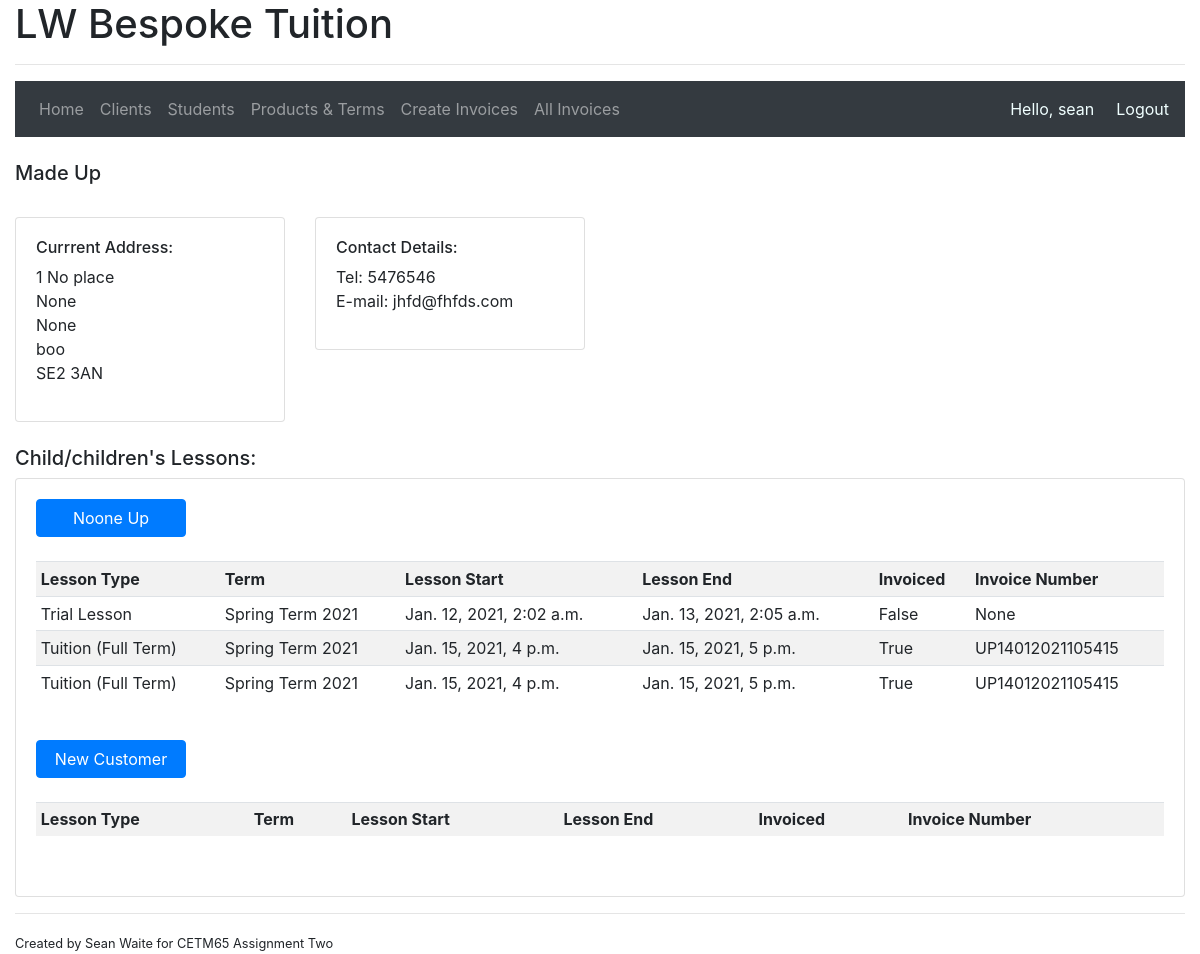
The app's page /yourinfo/2 (signed in), older data.
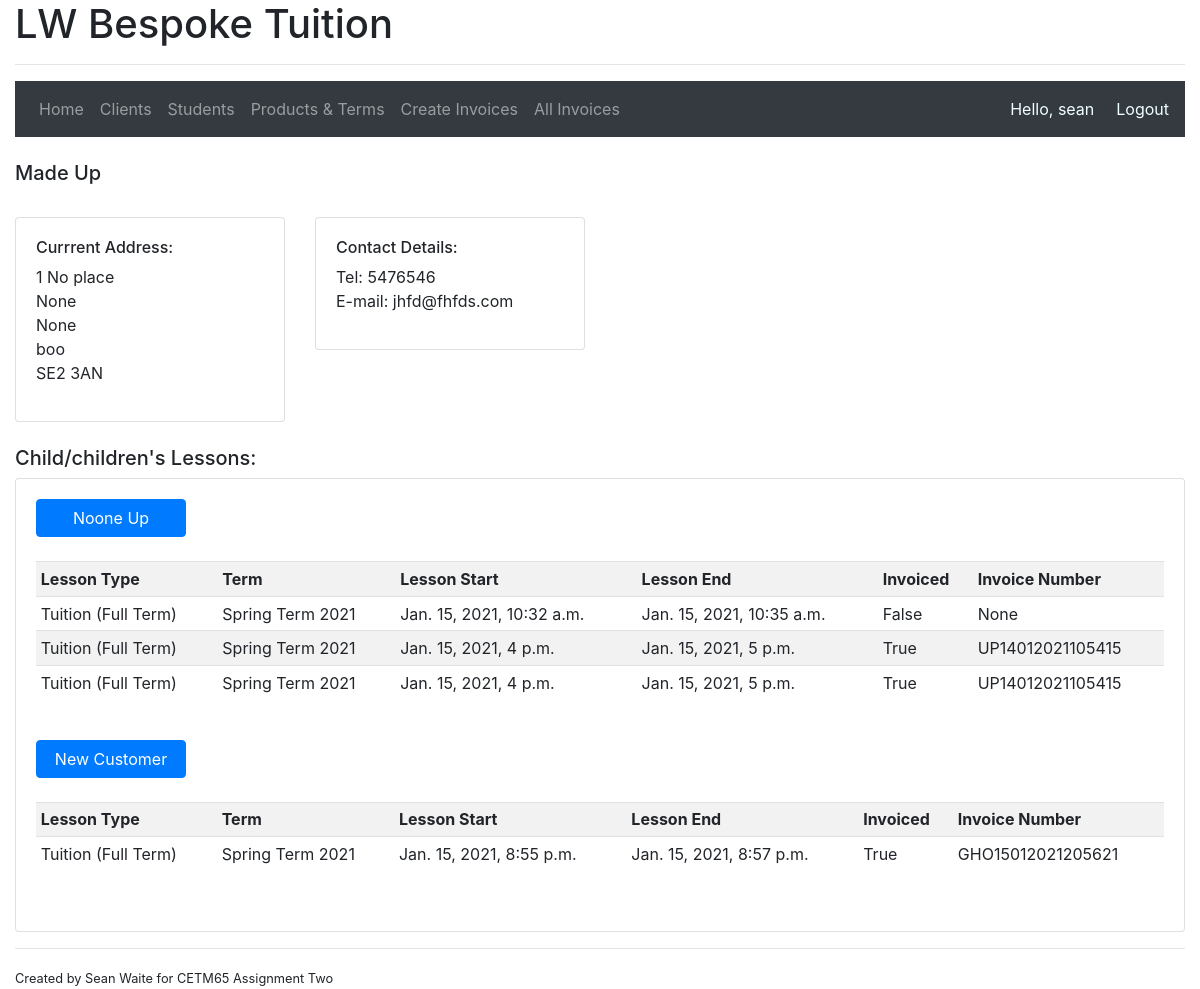
The same page, newer data.
### accounts/models.py (models this page shows, shortened)
class Address(models.Model):
    client = models.ForeignKey(Client, related_name='address', on_delete=models.CASCADE)
    line_one = models.CharField('Address Line One', max_length=100)
    line_two = models.CharField('Address Line Two', max_length=100, null=True, blank=True)
    line_three = models.CharField('Address Line Three', max_length=100, null=True, blank=True)
    town = models.CharField('Town/City', max_length=100)
    postcode = models.CharField(max_length=10)
    effective_from_date = models.DateField(default=now)
    effective_to_date = models.DateField(null=True, blank=True)
    date_inserted = models.DateTimeField(auto_now_add=True)
    class Meta:
        verbose_name = 'Address Details'
        verbose_name_plural = 'Address Details'

class ContactDetails(models.Model):
    client = models.ForeignKey(Client, related_name='contacts', on_delete=models.CASCADE)
    contact_number = models.CharField(max_length=15, validators=[numbers_only])
    email_address = models.CharField(max_length=100, validators=[validate_email], unique=True)
    class Meta:
        verbose_name = 'Contact Details'
        verbose_name_plural = 'Contact Details'

class Student(models.Model):
    YEAR_1 = 1
    YEAR_2 = 2
    YEAR_3 = 3
    YEAR_4 = 4
    YEAR_5 = 5
    YEAR_6 = 6
    YEAR_7 = 7
    YEAR_8 = 8
    YEAR_9 = 9
    YEAR_10 = 10
    YEAR_11 = 11
    NO_SCHOOL = 0
    SCHOOL_YEAR_CHOICES = (
        (YEAR_1, 'Year 1'),
        (YEAR_2, 'Year 2'),
        (YEAR_3, 'Year 3'),
        (YEAR_4, 'Year 4'),
        (YEAR_5, 'Year 5'),
        (YEAR_6, 'Year 6'),
        (YEAR_7, 'Year 7'),
        (YEAR_8, 'Year 8'),
        (YEAR_9, 'Year 9'),
        (YEAR_10, 'Year 10'),
        (YEAR_11, 'Year 11'),
        (NO_SCHOOL, 'No longer in school'),
    )
    parent = models.ManyToManyField(Client)
    forename = models.CharField(max_length=100, validators=[letters_only])
    surname = models.CharField(max_length=100, null=True, blank=True, validators=[letters_only])
    date_of_birth = models.DateField(null=True, blank=True)
    school_year = models.IntegerField(choices=SCHOOL_YEAR_CHOICES, default=1)
    date_inserted = models.DateTimeField(auto_now_add=True)

class Lesson(models.Model):
    student = models.ForeignKey(Student, null=True, related_name='lesson_student', on_delete=models.SET_NULL)
    lesson_type = models.ForeignKey(Products, related_name='lesson_link', on_delete=models.PROTECT)
    term = models.ForeignKey(Term, null=True, related_name='term', on_delete=models.SET_NULL)
    lesson_start = models.DateTimeField()
    lesson_end = models.DateTimeField()
    invoiced = models.BooleanField(default=False)
    invoice_number = models.ForeignKey(Invoices, null=True, blank=True, related_name='invoice_no', on_delete=models.SET_NULL)

class Products(models.Model):
    product_name = models.CharField(max_length=100)
    price = models.DecimalField(max_digits=8, decimal_places=2)
    effective_from_date = models.DateField(default=now)
    effective_to_date = models.DateField(null=True, blank=True)
    date_inserted = models.DateTimeField(auto_now_add=True)
    class Meta:
        verbose_name = 'Product'
        verbose_name_plural = 'Products'
    def __str__(self):
        return str(self.product_name)

class Term(models.Model):
    term_name = models.CharField(max_length=100)
    term_start_date = models.DateField()
    term_end_date = models.DateField()
    half_term_start_date = models.DateField()
    half_term_end_date = models.DateField()
    def __str__(self):
        return str(self.term_name)

class Invoices(models.Model):
    DRAFT = 1
    ISSUED = 2
    UNPAID = 3
    PART_PAID = 4
    PAID = 5
    STATUS_CHOICES = (
        (DRAFT,'Draft'),
        (ISSUED,'Issued'),
        (UNPAID,'Unpaid'),
        (PART_PAID,'Part paid'),
        (PAID, 'Paid'),
    )
    invoice_number = models.CharField(max_length=20, unique=True)
    client = models.ForeignKey(Client, related_name='invoices', on_delete=models.CASCADE)
    status = models.IntegerField(choices=STATUS_CHOICES, default=1)
    total_amount = models.DecimalField(max_digits=8, decimal_places=2)
    amount_paid = models.DecimalField(max_digits=8, decimal_places=2)
    amount_outstanding = models.DecimalField(max_digits=8, decimal_places=2)
    date_created = models.DateTimeField(auto_now_add=True)
    def __str__(self):
        return str(self.invoice_number)

### accounts/decorators.py (the view)
        def wrapper_func(request, *args, **kwargs):
            denied = False
            for roles in allowed_roles:
                if request.user.groups.filter(name = roles).exists():
                    return view_func(request, *args, **kwargs)
                else:
                    denied = True
            if denied == True:
                return redirect('accounts:home')

### accounts/views.py (called while the page is built)
@login_required(login_url='accounts:login')
@allowedUsers(allowed_roles=['admin'])
def client(request, customer):
    clients = Client.objects.get(pk=customer)
    home = clients.address.all()
    contact = clients.contacts.all()
    students = clients.student_set.all()
    lessons = Lesson.objects.filter(student__in=students).order_by('lesson_start')
    context = {'clients': clients, 'address': home,
               'contact': contact, 'students': students, 'lessons': lessons}
    return render(request, 'accounts/client.html', context)

### accounts/templates/accounts/client.html
{% extends "accounts/main.html" %}
{% block main %}
<br>
<h5>{{ clients.forename }} {{ clients.surname }}</h5>
<div class="row">
    <div class = "col-md-3">
        <br>
        <div class="card card-body">
            <ul class="list-unstyled">
                <h6>Currrent Address:</h6>
                {% for home in address %}
                    <li>{{ home.line_one }}</li>
                    <li>{{ home.line_two }}</li>
                    <li>{{ home.line_three }}</li>
                    <li>{{ home.town }}</li>
                    <li>{{ home.postcode }}</li>
                {% endfor %}
            </ul>
        </div>
    </div>
    <div class = "col-md-3">
        <br>
        <div class="card card-body">
            <h6>Contact Details:</h6>
            <ul class="list-unstyled">
            {% for contacts in contact %}
                <li>Tel: {{ contacts.contact_number }}</li>
                <li>E-mail: {{ contacts.email_address }}</li>
            {% endfor %}
            </ul>
        </div>
    </div>
</div>
<br>
<h5>Child/children's Lessons:</h5>
<div class="card card-body">
    {% for student in students %}
    <a style="width: 150px" class="btn btn-primary" href="{% url 'accounts:student' student.pk %}">
            {{ student.forename }} {{student.surname}}</a>
    <br>
    <table class="table table-sm table-striped">
        <tr>
            <th>Lesson Type</th>
            <th>Term</th>
            <th>Lesson Start</th>
            <th>Lesson End</th>
            <th>Invoiced</th>
            <th>Invoice Number</th>
        </tr>
        {% for lesson in lessons %}
            {% if student == lesson.student %}
            <tr>
                <td>{{ lesson.lesson_type }}</td>
                <td>{{ lesson.term }}</td>
                <td>{{ lesson.lesson_start }}</td>
                <td>{{ lesson.lesson_end }}</td>
                <td>{{ lesson.invoiced }}</td>
                <td>{{ lesson.invoice_number }}</td>
            </tr>
            {% endif %}
        {% endfor %}
    </table>
    <br>
    {% endfor %}
</div>
{% endblock %}

Row changes from the older to the newer data that the page shows:
removed Lesson: lesson_type "Trial Lesson", term "Spring Term 2021", lesson_start "Jan. 12, 2021, 2:02 a.m.", lesson_end "Jan. 13, 2021, 2:05 a.m.", invoiced "False", invoice_number "None", shown under Student "Noone"
added Lesson: lesson_type "Tuition (Full Term)", term "Spring Term 2021", lesson_start "Jan. 15, 2021, 10:32 a.m.", lesson_end "Jan. 15, 2021, 10:35 a.m.", invoiced "False", invoice_number "None", shown under Student "Noone"
added Lesson: lesson_type "Tuition (Full Term)", term "Spring Term 2021", lesson_start "Jan. 15, 2021, 8:55 p.m.", lesson_end "Jan. 15, 2021, 8:57 p.m.", invoiced "True", invoice_number "GHO15012021205621", shown under Student "New"
